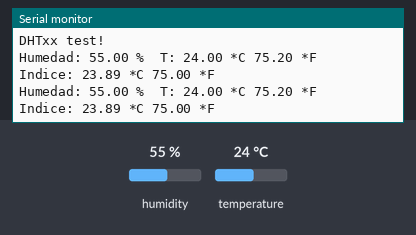
A sketch run on a simulated Arduino Uno, built with avr-gcc and run on an emulated ATmega328P. Parts: the last lines printed to the serial monitor. The inputs (shaded band) are chosen by the test bench; at power-on: humidity 55 %, temperature 24 °C.

Above: at 4.8 s.
4.9 s: humidity set to 22 %
At 6.9 s:
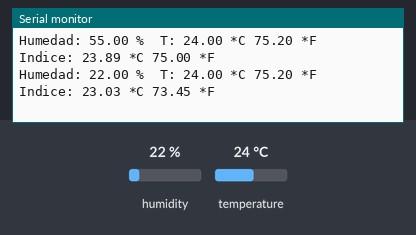
7.9 s: temperature set to 12 °C
At 8.7 s:
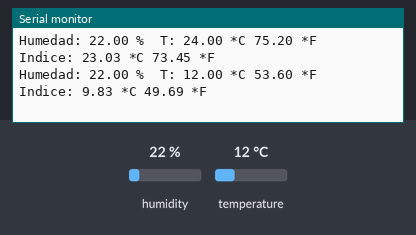
10.9 s: humidity set to 40 %
At 13.5 s:
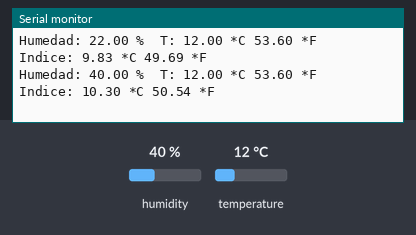
Timing chart, 0 to 15.0 s (numbered marks = the images above; inputs shaded):
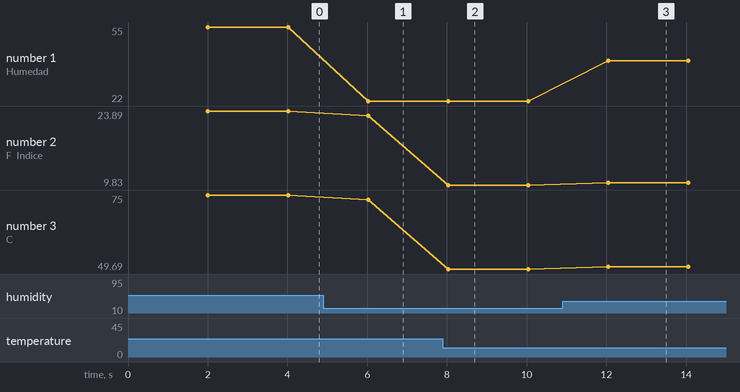

The sketch:

dht_humedadplaca.ino
```cpp
// medicion dht de humead

#include "DHT.h"

#define DHTPIN 2     // el segundo pin usado

#define DHTTYPE DHT22   // DHT 22  (AM2302), AM2321
DHT dht(DHTPIN, DHTTYPE);

void setup() {
  Serial.begin(9600);
  Serial.println("DHTxx test!");

  dht.begin();
}

void loop() {
  // esperar a la medida.
  delay(2000);

  // medimos la humedad y tomamos la temperatura tambien
  float h = dht.readHumidity();
  // Read temperature as Celsius (the default)
  float t = dht.readTemperature();
  // Read temperature as Fahrenheit (isFahrenheit = true)
  float f = dht.readTemperature(true);

  // Verificar si funciona la lectura sino salir
  if (isnan(h) || isnan(t) || isnan(f)) {
    Serial.println("Falla en lectura del sensor!");
    return;
  }


  float hif = dht.computeHeatIndex(f, h);
  float hic = dht.computeHeatIndex(t, h, false);

  Serial.print("Humedad: ");
  Serial.print(h);
  Serial.print(" %\t");
  Serial.print("T: ");
  Serial.print(t);
  Serial.print(" *C ");
  Serial.print(f);
  Serial.print(" *F\t");
  Serial.print("Indice: ");
  Serial.print(hic);
  Serial.print(" *C ");
  Serial.print(hif);
  Serial.println(" *F");
}
```

Measured:
- after the input at 4.9 s, the serial monitor: prints a new line after 1.1 s (image 1)
- after the input at 7.9 s, the serial monitor: prints a new line after 0.13 s (image 2)
- after the input at 10.9 s, the serial monitor: prints a new line after 1.1 s (image 3)
- plotted number 1: 55 → 22 after the input at 4.9 s, 22 → 40 after the input at 10.9 s
- plotted number 2: 23.89 → 23.03 after the input at 4.9 s, 23.03 → 9.83 after the input at 7.9 s, 9.83 → 10.3 after the input at 10.9 s
- plotted number 3: 75 → 73.45 after the input at 4.9 s, 73.45 → 49.69 after the input at 7.9 s, 49.69 → 50.54 after the input at 10.9 s
